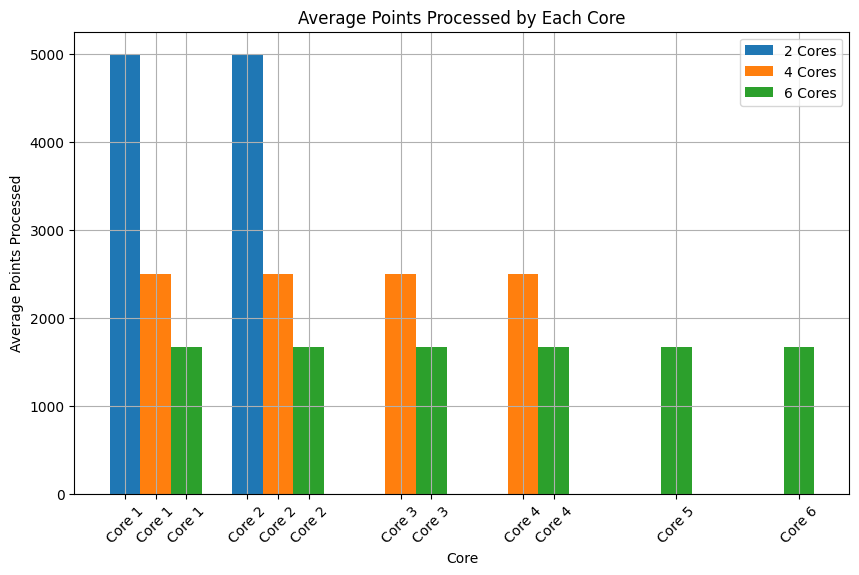

Write Python code to recreate this figure.
#%%
import matplotlib.pyplot as plt
import numpy as np
from multiprocessing import Pool
import time
import sklearn.datasets as skl

class K_Means_parallel(object):
    def __init__(self, n_clusters, max_iter, num_cores):
        self.n_clusters = n_clusters
        self.max_iter = max_iter
        self.num_cores = num_cores

    def assign_points_to_cluster(self, X):
        start_time = time.time()
        self.labels_ = [self._nearest(self.cluster_centers_, x) for x in X]
        indices = [[] for _ in range(self.n_clusters)]
        for i, l in enumerate(self.labels_):
            indices[l].append(i)
        X_by_cluster = [X[i] for i in indices]
        end_time = time.time()
        return X_by_cluster, end_time - start_time, len(X)

    def initial_centroid(self, X):
        initial = np.random.permutation(X.shape[0])[:self.n_clusters]
        return X[initial]

    def fit(self, X):
        self.execution_times = []
        self.points_processed_per_core = []
        self.cluster_centers_ = self.initial_centroid(X)
        for i in range(self.max_iter):
            splitted_X = self._partition(X, self.num_cores)
            with Pool(self.num_cores) as p:
                result = p.map(self.assign_points_to_cluster, splitted_X)
            times = [r[1] for r in result]
            self.execution_times.append(times)
            points_processed = [r[2] for r in result]
            self.points_processed_per_core.append(points_processed)
            X_by_cluster = []
            for c in range(self.n_clusters):
                cluster = []
                for p in range(self.num_cores):
                    cluster.extend(result[p][0][c].tolist())
                X_by_cluster.append(np.array(cluster))
            new_centers = [np.mean(c, axis=0) for c in X_by_cluster if len(c) > 0]
            if all([np.allclose(x, y) for x, y in zip(self.cluster_centers_, new_centers)]):
                break
            else:
                self.cluster_centers_ = new_centers
        return self

    def _partition(self, list_in, n):
        temp = np.random.permutation(list_in)
        result = [temp[i::n] for i in range(n)]
        return result

    def _nearest(self, clusters, x):
        return np.argmin([self._distance(x, c) for c in clusters])

    def _distance(self, a, b):
        return np.sqrt(((a - b)**2).sum())

    def predict(self, X):
        return self.labels_

def run_kmeans(num_cores):
    parakmeans = K_Means_parallel(n_clusters=3, max_iter=500, num_cores=num_cores)
    parakmeans.fit(X)
    return parakmeans.points_processed_per_core

X, y = skl.make_blobs(n_samples=10000, centers=3, cluster_std=0.60, random_state=0)

points_processed_2 = run_kmeans(2)
points_processed_4 = run_kmeans(4)
points_processed_6 = run_kmeans(6)

avg_points_processed_2 = np.mean(points_processed_2, axis=0)
avg_points_processed_4 = np.mean(points_processed_4, axis=0)
avg_points_processed_6 = np.mean(points_processed_6, axis=0)

# Creating a bar plot
fig, ax = plt.subplots(figsize=(10, 6))
bar_width = 0.25
index_2 = np.arange(2)
index_4 = np.arange(4)
index_6 = np.arange(6)

bar1 = ax.bar(index_2, avg_points_processed_2, bar_width, label='2 Cores')
bar2 = ax.bar(index_4 + bar_width, avg_points_processed_4, bar_width, label='4 Cores')
bar3 = ax.bar(index_6 + 2 * bar_width, avg_points_processed_6, bar_width, label='6 Cores')

ax.set_xlabel('Core')
ax.set_ylabel('Average Points Processed')
ax.set_title('Average Points Processed by Each Core')
ax.legend()
ax.grid(True)

core_labels_2 = ['Core 1', 'Core 2']
core_labels_4 = ['Core 1', 'Core 2', 'Core 3', 'Core 4']
core_labels_6 = ['Core 1', 'Core 2', 'Core 3', 'Core 4', 'Core 5', 'Core 6']

ax.set_xticks(np.concatenate([index_2, index_4 + bar_width, index_6 + 2 * bar_width]))
ax.set_xticklabels(core_labels_2 + core_labels_4 + core_labels_6, rotation=45)

plt.show()

# %%
